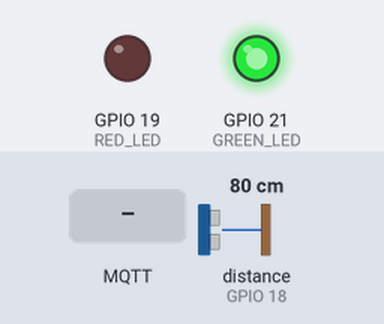
A sketch run on a simulated ESP32. Parts: output pins drawn as LEDs (lit = HIGH). Wiring (inferred from the names in the program): ultrasonic range finder: trigger GPIO 5; echo GPIO 18. Dashed ring = blinking. The test bench sets the inputs (shaded band); at power-on: distance to the obstacle (sensor on GPIO 18) 80 cm. The echo pulse lasts 58.3 µs per cm; WiFi joins after 1.5 s; servers stay silent unless stated; uploads are accepted with an empty reply; the local clock reads 2024-03-15 10:24:30 at power-on unless the sketch sets it; no MQTT or app messages arrive unless stated; pins used as bus, display or sensor lines are not drawn; what the sketch prints to the serial monitor is not drawn.

Above: at 3.6 s.
3.7 s: MQTT message "reserve!" arrives on the first subscribed topic
At 6.6 s:
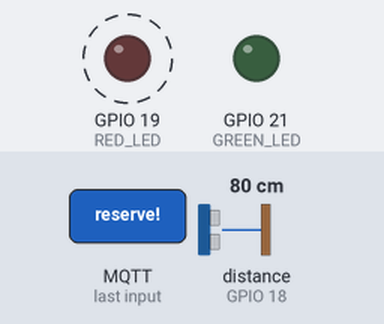
7.9 s: distance to the obstacle (sensor on GPIO 18) set to 2 cm
At 8.85 s:
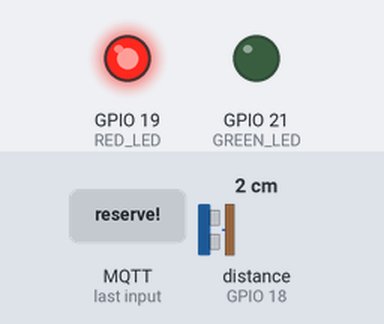
10.2 s: distance to the obstacle (sensor on GPIO 18) set to 26 cm
12.9 s: distance to the obstacle (sensor on GPIO 18) set to 33 cm
At 14.9 s:
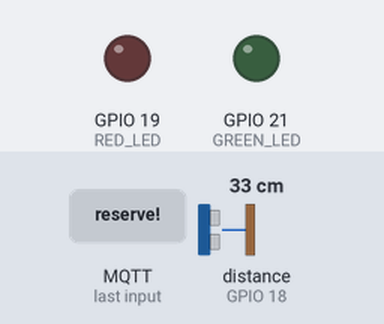
17.1 s: distance to the obstacle (sensor on GPIO 18) set to 4 cm
19.5 s: MQTT message "1" arrives on the first subscribed topic
Timing chart, 0 to 22.2 s (numbered marks = the images above; inputs shaded):
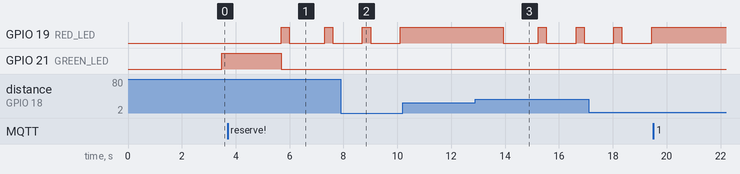

The sketch:

physical.ino
```cpp
#include "http.h"
#include "proximity_sensor.h"
#include "led.h"
#include "ntp.h"
#include "mqtt.h"

void setup()
{
  Serial.begin(115200);      // Starts the serial communication
  initProximitySensor();
  initLeds();
  connectToWiFi(wifiSsid, wifiPassword); // set wifi data in http.h
  configTime(TIMEZONE, 0, ntpServer);
  registerParkingSpot();
  storeParkingSpotStatus(SPOT_FREE);
  connectToMqttBroker();
}

bool previousSpotFree = true;
bool sentReserved = false;
void loop()
{
  String mqttMessage = getMqttMessage();
  bool currentSpotFree = isParkingSpotFree();

  if (!currentSpotFree)
  {
    turnLedOff(GREEN_LED);
    turnLedOn(RED_LED);

    if ((currentSpotFree != previousSpotFree) || sentReserved)
    {
      storeParkingSpotStatus(SPOT_TAKEN);
      previousSpotFree = currentSpotFree;
    }

    sentReserved = false;
  }
  else
  {
    if (mqttMessage == "reserve!" && !sentReserved)
    {
      turnLedOff(GREEN_LED);
      ledBlink(RED_LED);
      storeParkingSpotStatus(SPOT_RESERVED);
      sentReserved = true;
    }
    else if (mqttMessage == "reserve!")
    {
      turnLedOff(GREEN_LED);
      ledBlink(RED_LED);
    }
    else
    {
      if (currentSpotFree)
      {
        turnLedOff(RED_LED);
        turnLedOn(GREEN_LED);

        if ((currentSpotFree != previousSpotFree) || sentReserved)
        {
          storeParkingSpotStatus(SPOT_FREE);
          previousSpotFree = currentSpotFree;
        }

        sentReserved = false;
      }
    }
  }

  delay(100);

}
```

http.h
```cpp
#ifndef HTTP_H
#define HTTP_H

const char* wifiSsid = "Potkrovlje";      // your network SSID (name of wifi network)
const char* wifiPassword = "PotsuKMaraK";    // your network password

const char* platformUsername = "IoTGrupa9";
const char* platformPassword = "IoTProject123";
const char* contentType = "application/vnd.ericsson.simple.input.hierarchical+json;version=1.0";
const char* parkingSpotRegistrationURL = "https://161.53.19.19:56443/m2m/data";

void connectToWiFi(const char* ssid, const char* password);

void postData(String data);

void registerParkingSpot();

void storeParkingSpotStatus(int status);

#endif
```

http.ino
```cpp
#include <WiFiClientSecure.h>
#include <HTTPClient.h>
#include <ArduinoJson.h>
#include "http.h"
#include "ntp.h"

void connectToWiFi(const char* ssid, const char* password) {
  WiFi.begin(ssid, password);

  // attempt to connect to Wifi network:
  while (WiFi.status() != WL_CONNECTED) {
    Serial.print(".");
    // wait 1 second for re-trying
    delay(1000);
  }

  Serial.print("Connected to ");
  Serial.println(ssid);
}

void postData(String data) {
  WiFiClientSecure wifi;
  HTTPClient http;

  Serial.println(data);

  wifi.setInsecure();
  http.begin(wifi, parkingSpotRegistrationURL);

  http.addHeader("Content-Type", contentType);
  http.setAuthorization(platformUsername, platformPassword);
  int response = http.POST(data);

  Serial.print("Response: ");
  Serial.println(response);

  http.end();
}

void registerParkingSpot() {
  StaticJsonDocument<200> doc;

  // Set deviceId
  doc["deviceId"] = "Grupa9GatewayGroup1";

  doc["header"]["timeStamp"] = getTime() * 1000;

  doc["body"]["Grupa9UltrazvucniSenzor7"]["Grupa9Latitude"] = 45.800935;
  doc["body"]["Grupa9UltrazvucniSenzor7"]["Grupa9Longitude"] =  15.970574;
  doc["body"]["Grupa9UltrazvucniSenzor7"]["Grupa9ForDisabled"] = 0;

  String serializedData;
  serializeJson(doc, serializedData);

  postData(serializedData);
}

void storeParkingSpotStatus(int status) {
  StaticJsonDocument<200> doc;

  doc["deviceId"] = "Grupa9GatewayGroup1";
  doc["header"]["timeStamp"] = getTime() * 1000;
  doc["body"]["Grupa9UltrazvucniSenzor7"]["Grupa9Status"] = status;

  String serializedData;
  serializeJson(doc, serializedData);

  postData(serializedData);
}
```

led.h
```cpp
#ifndef LED_H
#define LED_H

#define GREEN_LED 21
#define RED_LED 19
#define BLINK_DELAY 300

void initLeds();

void turnLedOn(int led);

void turnLedOff(int led);

void switchLedStatus(int led);

void ledBlink(int led);

#endif
```

led.ino
```cpp
#include "led.h"

void initLeds() {
  pinMode(RED_LED, OUTPUT);
  pinMode(GREEN_LED, OUTPUT);
}

void turnLedOn(int led) {
  digitalWrite(led, HIGH);
}

void turnLedOff(int led) {
  digitalWrite(led, LOW);
}

void switchLedStatus(int led) {
  digitalWrite(led, !digitalRead(led));
}

void ledBlink(int led)
{
  turnLedOn(led);
  delay(BLINK_DELAY);
  turnLedOff(led);
}
```

mqtt.h
```cpp
#ifndef MQTT_H
#define MQTT_H

const char* mqttServer = "161.53.19.19";
const int mqttPort = 56883;
const char* mqttTopic = "grupa9/senzor7/reserve";

void mqttCallback(char*, byte*, unsigned int);

void connectToMqttBroker();

String getMqttMessage();

#endif
```

mqtt.ino
```cpp
#include <WiFi.h>
#include <PubSubClient.h>

#include "mqtt.h"

String receivedPayload;

void mqttCallback(char* topic, byte* payload, unsigned int length)
{
  receivedPayload = "";
  Serial.print("Received message on topic:");
  Serial.println(topic);

  Serial.print("Message: ");

  for (int i = 0; i < length; i++)
  {
    Serial.print((char) payload[i]);
    receivedPayload += (char) payload[i];
  }

  Serial.println();
}

WiFiClient wifiClient;
PubSubClient client(wifiClient);

void connectToMqttBroker()
{
  client.setServer(mqttServer, mqttPort);
  client.setCallback(mqttCallback);

  while (!client.connected())
  {
    if  (client.connect("ArduinoClient"))
    {
      Serial.println("Connected to MQTT broker");
      client.subscribe(mqttTopic);
      Serial.println("Subscroded.");
    }
    else
    {
      Serial.println("Failed to connect to MQTT broker, retrying in 5 seconds.");
      delay(5000);
    }
  }
}

String getMqttMessage()
{
  client.loop();
  return receivedPayload;
}
```

ntp.h
```cpp
#ifndef NTP_H
#define NTP_H

#define TIMEZONE 2 * 3600

const char* ntpServer = "pool.ntp.org";

unsigned long long getTime();

#endif
```

ntp.ino
```cpp
#include <time.h>

unsigned long long getTime() {
  time_t now;
  struct tm timeinfo;
  if (!getLocalTime(&timeinfo)) {
    Serial.println("Failed to obtain time");
    return -1;
  }
  time(&now);
  return now;
}
```

proximity_sensor.h
```cpp
#ifndef PROXIMITY_SENSOR_H
#define PROXIMITY_SENSOR_H

#define TRIG_PIN  5
#define ECHO_PIN  18

#define MINIMAL_PROXIMITY 30.0
#define SPOT_FREE 0
#define SPOT_TAKEN 1
#define SPOT_RESERVED 2

//define sound speed in cm/uS
#define SOUND_SPEED 0.034

void initProximitySensor();

float readDistance();

bool isParkingSpotFree();

#endif
```

proximity_sensor.ino
```cpp
#include "proximity_sensor.h"

void initProximitySensor() {
  pinMode(TRIG_PIN, OUTPUT);  // Sets the trigPin as an Output
  pinMode(ECHO_PIN, INPUT);   // Sets the echoPin as an Input
}

float readDistance() {
  // Clears the trigPin
  digitalWrite(TRIG_PIN, LOW);
  delayMicroseconds(2);
  // Sets the trigPin on HIGH state for 10 micro seconds
  digitalWrite(TRIG_PIN, HIGH);
  delayMicroseconds(10);
  digitalWrite(TRIG_PIN, LOW);

  // Reads the echoPin, returns the sound wave travel time in microseconds
  long duration = pulseIn(ECHO_PIN, HIGH);

  // Calculate the distance
  float distance = duration * SOUND_SPEED / 2;

  return distance;
}

bool isParkingSpotFree()
{
  bool free = readDistance() > MINIMAL_PROXIMITY ? true : false;

  delay(1000);

  if (!free && readDistance() < MINIMAL_PROXIMITY)
    return false;

  return true;
}
```

Measured:
- the behaviour switches between 30 and 31 cm on distance to the obstacle (sensor on GPIO 18) (found by bisection; images 2 and 3)
- after the input at 3.7 s, GPIO 19 (RED_LED): alternates HIGH for 0.30 s and LOW for 1.3 s, starting after 2.0 s; GPIO 21 (GREEN_LED): HIGH → LOW after 2.0 s
- after the input at 10.2 s, every drawn part: stays the same
- after the input at 12.9 s, GPIO 19 (RED_LED): goes LOW 1.3 s, HIGH 0.30 s, LOW 1.1 s, HIGH 0.30 s, then LOW, starting after 1.0 s
- after the input at 19.5 s, every drawn part: stays the same
